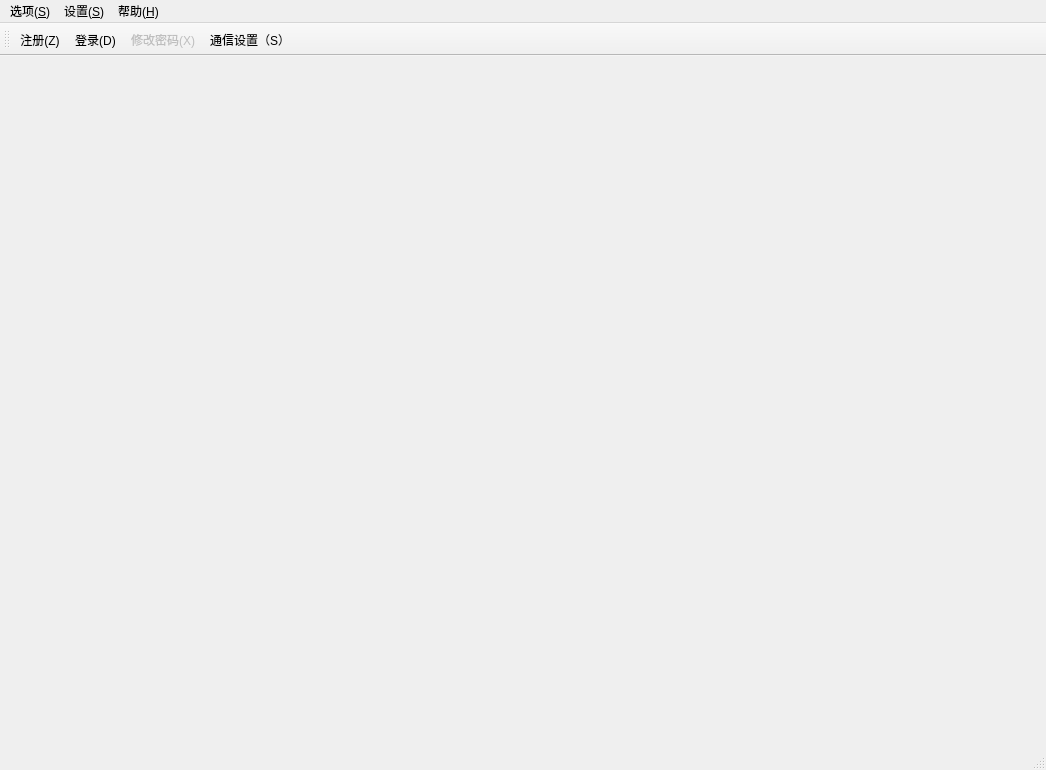
<?xml version="1.0" encoding="UTF-8"?>
<ui version="4.0">
 <class>MainWindow</class>
 <widget class="QMainWindow" name="MainWindow">
  <property name="geometry">
   <rect>
    <x>0</x>
    <y>0</y>
    <width>1046</width>
    <height>770</height>
   </rect>
  </property>
  <property name="windowTitle">
   <string>MainWindow</string>
  </property>
  <widget class="QWidget" name="centralWidget">
   <widget class="QLabel" name="label">
    <property name="geometry">
     <rect>
      <x>11</x>
      <y>11</y>
      <width>1024</width>
      <height>657</height>
     </rect>
    </property>
    <property name="text">
     <string/>
    </property>
    <property name="pixmap">
     <pixmap resource="resource.qrc">:/new/pic/photo_2.jpg</pixmap>
    </property>
    <property name="scaledContents">
     <bool>true</bool>
    </property>
   </widget>
  </widget>
  <widget class="QMenuBar" name="menuBar">
   <property name="geometry">
    <rect>
     <x>0</x>
     <y>0</y>
     <width>1046</width>
     <height>26</height>
    </rect>
   </property>
   <widget class="QMenu" name="menuZwj">
    <property name="title">
     <string>选项(&amp;S)</string>
    </property>
    <addaction name="action_3"/>
    <addaction name="action_4"/>
    <addaction name="action_5"/>
    <addaction name="separator"/>
    <addaction name="action_D"/>
   </widget>
   <widget class="QMenu" name="menu">
    <property name="title">
     <string>设置(&amp;S)</string>
    </property>
    <addaction name="action_7"/>
   </widget>
   <widget class="QMenu" name="menu_H">
    <property name="title">
     <string>帮助(&amp;H)</string>
    </property>
    <addaction name="action_M"/>
   </widget>
   <addaction name="menuZwj"/>
   <addaction name="menu"/>
   <addaction name="menu_H"/>
  </widget>
  <widget class="QToolBar" name="mainToolBar">
   <attribute name="toolBarArea">
    <enum>TopToolBarArea</enum>
   </attribute>
   <attribute name="toolBarBreak">
    <bool>true</bool>
   </attribute>
   <addaction name="action_3"/>
   <addaction name="action_D"/>
   <addaction name="action_4"/>
   <addaction name="action_7"/>
  </widget>
  <widget class="QStatusBar" name="statusBar"/>
  <action name="action_3">
   <property name="icon">
    <iconset resource="resource.qrc">
     <normaloff>:/new/pic/images/注册.PNG</normaloff>:/new/pic/images/注册.PNG</iconset>
   </property>
   <property name="text">
    <string>注册(&amp;Z)</string>
   </property>
  </action>
  <action name="action_4">
   <property name="enabled">
    <bool>false</bool>
   </property>
   <property name="icon">
    <iconset resource="resource.qrc">
     <normaloff>:/new/pic/images/修改.PNG</normaloff>:/new/pic/images/修改.PNG</iconset>
   </property>
   <property name="text">
    <string>修改密码(&amp;X)</string>
   </property>
  </action>
  <action name="action_5">
   <property name="text">
    <string>退出(&amp;T)</string>
   </property>
  </action>
  <action name="action_7">
   <property name="icon">
    <iconset resource="resource.qrc">
     <normaloff>:/new/pic/images/通信设置.PNG</normaloff>:/new/pic/images/通信设置.PNG</iconset>
   </property>
   <property name="text">
    <string>通信设置（&amp;S）</string>
   </property>
  </action>
  <action name="action_M">
   <property name="icon">
    <iconset resource="resource.qrc">
     <normaloff>:/new/pic/images/帮助.PNG</normaloff>:/new/pic/images/帮助.PNG</iconset>
   </property>
   <property name="text">
    <string>帮助(&amp;M)</string>
   </property>
  </action>
  <action name="action_D">
   <property name="icon">
    <iconset resource="resource.qrc">
     <normaloff>:/new/pic/images/登录.png</normaloff>:/new/pic/images/登录.png</iconset>
   </property>
   <property name="text">
    <string>登录(&amp;D)</string>
   </property>
  </action>
 </widget>
 <layoutdefault spacing="6" margin="11"/>
 <resources>
  <include location="resource.qrc"/>
 </resources>
 <connections/>
</ui>
